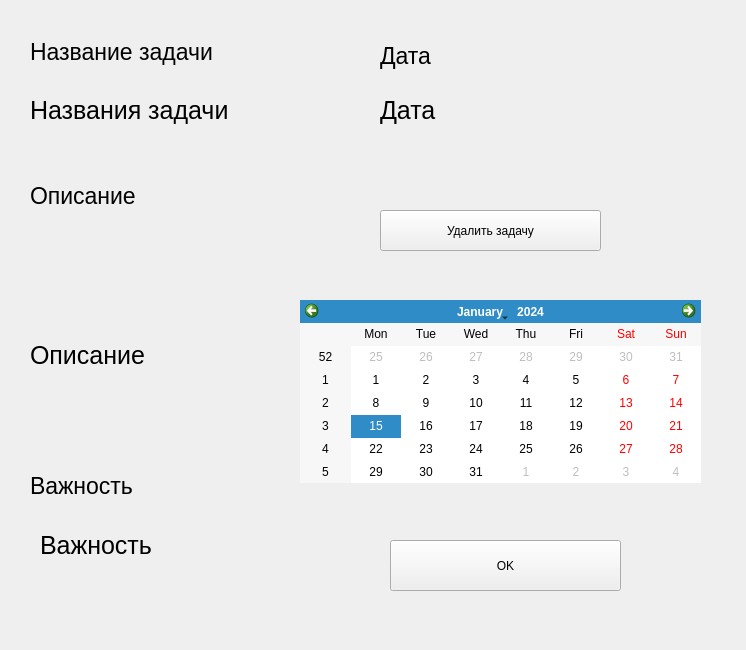
<?xml version="1.0" encoding="UTF-8"?>
<ui version="4.0">
 <class>Form</class>
 <widget class="QWidget" name="Form">
  <property name="geometry">
   <rect>
    <x>0</x>
    <y>0</y>
    <width>746</width>
    <height>650</height>
   </rect>
  </property>
  <property name="windowTitle">
   <string>Form</string>
  </property>
  <widget class="QLabel" name="name1">
   <property name="geometry">
    <rect>
     <x>30</x>
     <y>80</y>
     <width>321</width>
     <height>61</height>
    </rect>
   </property>
   <property name="font">
    <font>
     <pointsize>19</pointsize>
    </font>
   </property>
   <property name="text">
    <string>Названия задачи</string>
   </property>
   <property name="textFormat">
    <enum>Qt::PlainText</enum>
   </property>
  </widget>
  <widget class="QLabel" name="description">
   <property name="geometry">
    <rect>
     <x>30</x>
     <y>230</y>
     <width>281</width>
     <height>251</height>
    </rect>
   </property>
   <property name="font">
    <font>
     <pointsize>19</pointsize>
    </font>
   </property>
   <property name="text">
    <string>Описание</string>
   </property>
  </widget>
  <widget class="QCalendarWidget" name="calendarWidget">
   <property name="geometry">
    <rect>
     <x>300</x>
     <y>300</y>
     <width>401</width>
     <height>183</height>
    </rect>
   </property>
  </widget>
  <widget class="QLabel" name="dedline">
   <property name="geometry">
    <rect>
     <x>380</x>
     <y>80</y>
     <width>301</width>
     <height>61</height>
    </rect>
   </property>
   <property name="font">
    <font>
     <pointsize>19</pointsize>
    </font>
   </property>
   <property name="text">
    <string>Дата</string>
   </property>
  </widget>
  <widget class="QLabel" name="importance">
   <property name="geometry">
    <rect>
     <x>40</x>
     <y>520</y>
     <width>181</width>
     <height>51</height>
    </rect>
   </property>
   <property name="font">
    <font>
     <pointsize>19</pointsize>
    </font>
   </property>
   <property name="text">
    <string>Важность</string>
   </property>
  </widget>
  <widget class="QLabel" name="label">
   <property name="geometry">
    <rect>
     <x>30</x>
     <y>470</y>
     <width>161</width>
     <height>31</height>
    </rect>
   </property>
   <property name="font">
    <font>
     <pointsize>17</pointsize>
    </font>
   </property>
   <property name="text">
    <string>Важность</string>
   </property>
  </widget>
  <widget class="QLabel" name="label_2">
   <property name="geometry">
    <rect>
     <x>30</x>
     <y>180</y>
     <width>221</width>
     <height>31</height>
    </rect>
   </property>
   <property name="font">
    <font>
     <pointsize>17</pointsize>
    </font>
   </property>
   <property name="text">
    <string>Описание</string>
   </property>
  </widget>
  <widget class="QLabel" name="label_3">
   <property name="geometry">
    <rect>
     <x>30</x>
     <y>36</y>
     <width>241</width>
     <height>31</height>
    </rect>
   </property>
   <property name="font">
    <font>
     <pointsize>17</pointsize>
    </font>
   </property>
   <property name="text">
    <string>Название задачи</string>
   </property>
  </widget>
  <widget class="QLabel" name="label_4">
   <property name="geometry">
    <rect>
     <x>380</x>
     <y>40</y>
     <width>101</width>
     <height>31</height>
    </rect>
   </property>
   <property name="font">
    <font>
     <pointsize>17</pointsize>
    </font>
   </property>
   <property name="text">
    <string>Дата</string>
   </property>
  </widget>
  <widget class="QPushButton" name="ok">
   <property name="geometry">
    <rect>
     <x>390</x>
     <y>540</y>
     <width>231</width>
     <height>51</height>
    </rect>
   </property>
   <property name="text">
    <string>OK</string>
   </property>
  </widget>
  <widget class="QPushButton" name="delete_2">
   <property name="geometry">
    <rect>
     <x>380</x>
     <y>210</y>
     <width>221</width>
     <height>41</height>
    </rect>
   </property>
   <property name="text">
    <string>Удалить задачу</string>
   </property>
  </widget>
 </widget>
 <resources/>
 <connections/>
</ui>
